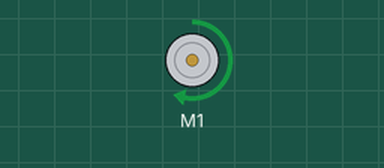
Recording of a sketch running on a simulated Arduino Uno, built with avr-gcc and run on an emulated ATmega328P. On the bench: DC motor (green arrow = forward, orange = backward, longer = faster).

Above: at 1.0 s.
At 2.5 s:
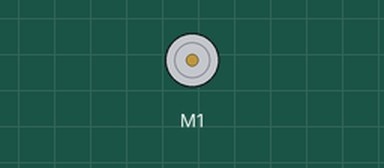
At 4.0 s:
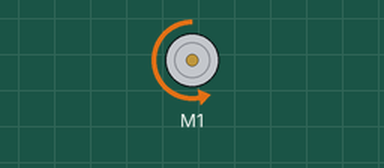
Timing chart, 0 to 6.5 s (numbered marks = the images above):
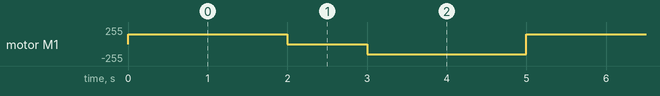

The sketch:

Testing_L293D.ino
```cpp
#include <AFMotor.h>
AF_DCMotor motor(1, MOTOR12_64KHZ);
void setup()
{
    //Set initial speed of the motor & stop
    motor.setSpeed(150);
    motor.run(RELEASE);
}
void loop()
{


    // Turn on motor
    motor.run(FORWARD);
    delay(2000);
    motor.run(RELEASE);
    delay(1000);
        motor.run(BACKWARD);
    delay(2000);
}
```

Measured:
- by itself, motor M1: repeats every 5.0 s: stopped 1.0 s, backward 150/255 2.0 s, forward 150/255 2.0 s
